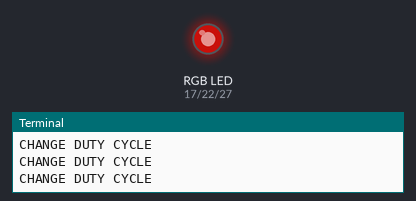
A program run on a simulated Raspberry Pi (BCM pin numbers). Shown: an RGB LED mixed from three pins (HIGH = lit), the last lines printed to the terminal. Dim RGB values are drawn brighter than linear; random numbers come from a fixed seed. At 31.6 s the program stops and its outputs stay as they are.

Above: at 0.97 s.
At 4.13 s:
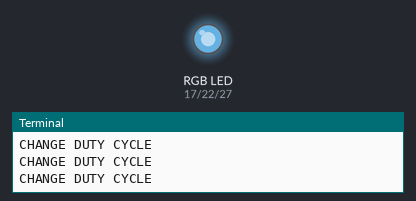
At 8.35 s:
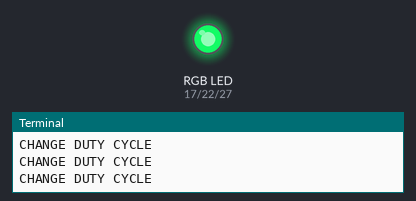
At 15.72 s:
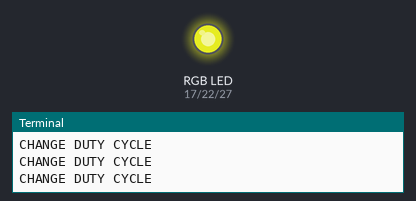
At 23.09 s:
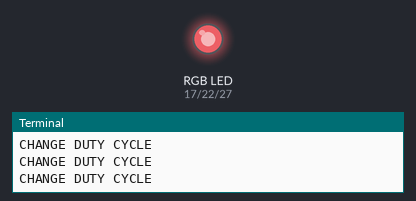
At 31.6 s:
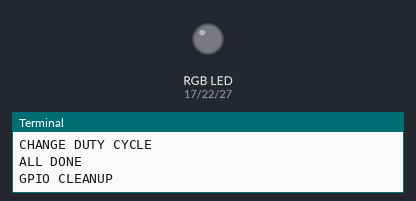
Timing chart, 0 to 33.1 s (numbered marks = the images above):
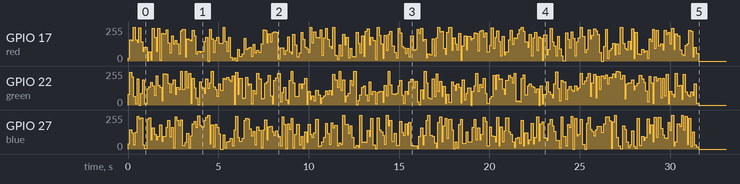

The program:

RGBLED.py
```python
import random, time
import RPi.GPIO as GPIO

GPIO.setmode(GPIO.BCM)

###########GLOBALS################
red = 17
green = 22
blue = 27

GPIO.setup(red, GPIO.OUT)
GPIO.setup(blue, GPIO.OUT)
GPIO.setup(green, GPIO.OUT)

R = GPIO.PWM(red, 100)
R.start(0)

B = GPIO.PWM(blue, 100)
B.start(0)

G = GPIO.PWM(green,100)
G.start(0)

#################-----------------------#####################
#################-----------------------#####################
#################-----------------------#####################
#################-----------------------#####################

def clr(red, green, blue): #<- time is a total duration for the loop

	print("CHANGE DUTY CYCLE")
	R.ChangeDutyCycle(red)
	B.ChangeDutyCycle(blue)
	G.ChangeDutyCycle(green)

def LEDOFF():
	R.ChangeDutyCycle(0)
	B.ChangeDutyCycle(0)
	G.ChangeDutyCycle(0)

def main():
	print("STARTING MAIN")
	deltaR = 0
	deltaB = 0
	deltaG = 0	#difference between color value and 50
	valR = 0
	valB = 0
	valG = 0		#actual color value picked each time
	numToSub = 0						#keep track of '<' && '>'


	random.seed()
	try:
		k = 0
		while(k < 30):
			print("K LOOP")
			valR = random.randint(0,100)
			valG = random.randint(0,100)
			valB = random.randint(0,100)
			print ("R G B = "+str(valR)+" "+str(valG)+" "+str(valG))
			deltaR = abs(valR - 50)
			deltaG = abs(valG - 50)
			deltaB = abs(valB - 50)

			modR = deltaR%30
			modB = deltaB%30
			modG = deltaG%30

			if (valR - 50 < 0):
				dirR = 1
			else:
				dirR = -1

			if (valG - 50 < 0):
				dirG = 1
			else:
				dirG = -1

			if (valB - 50 < 0):
				dirB = 1
			else:
				dirB = -1

			for i in range(0,10):
				rd = random.randint(0,100)
				gn = random.randint(0,100)
				bl = random.randint(0,100)
				clr(rd,gn,bl)
				time.sleep(0.1)
			k+=1
			time.sleep(0.05)

	except Exception as e:
		print(e)
		LEDOFF()

main()
print("ALL DONE")
LEDOFF()
print("GPIO CLEANUP")
GPIO.cleanup()
```

Measured:
- by itself, GPIO 17 (red): 0/255 → 20/255 at 0.00 s, → 161/255 0.10 s later, → 153/255 0.10 s later, → 255/255 0.10 s later, … (300 changes in this stretch)
- by itself, GPIO 27 (blue): 0/255 → 38/255 at 0.00 s, → 145/255 0.10 s later, → 122/255 0.10 s later, → 31/255 0.10 s later, … (294 changes in this stretch)
